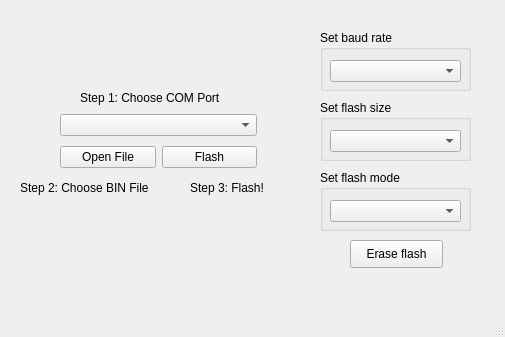
<?xml version="1.0" encoding="UTF-8"?>
<ui version="4.0">
 <class>MainWindow</class>
 <widget class="QMainWindow" name="MainWindow">
  <property name="geometry">
   <rect>
    <x>0</x>
    <y>0</y>
    <width>505</width>
    <height>337</height>
   </rect>
  </property>
  <property name="windowTitle">
   <string>MainWindow</string>
  </property>
  <widget class="QWidget" name="centralwidget">
   <widget class="QLabel" name="label">
    <property name="geometry">
     <rect>
      <x>80</x>
      <y>90</y>
      <width>146</width>
      <height>16</height>
     </rect>
    </property>
    <property name="text">
     <string>Step 1: Choose COM Port</string>
    </property>
   </widget>
   <widget class="QLabel" name="label_2">
    <property name="geometry">
     <rect>
      <x>20</x>
      <y>180</y>
      <width>141</width>
      <height>16</height>
     </rect>
    </property>
    <property name="text">
     <string>Step 2: Choose BIN File</string>
    </property>
   </widget>
   <widget class="QLabel" name="label_3">
    <property name="geometry">
     <rect>
      <x>190</x>
      <y>180</y>
      <width>80</width>
      <height>16</height>
     </rect>
    </property>
    <property name="text">
     <string>Step 3: Flash!</string>
    </property>
   </widget>
   <widget class="QWidget" name="layoutWidget">
    <property name="geometry">
     <rect>
      <x>60</x>
      <y>110</y>
      <width>197</width>
      <height>63</height>
     </rect>
    </property>
    <layout class="QVBoxLayout" name="verticalLayout">
     <item>
      <layout class="QHBoxLayout" name="horizontalLayout">
       <item>
        <widget class="QComboBox" name="comlist"/>
       </item>
      </layout>
     </item>
     <item>
      <layout class="QHBoxLayout" name="horizontalLayout_2">
       <item>
        <widget class="QPushButton" name="openF">
         <property name="text">
          <string>Open File</string>
         </property>
        </widget>
       </item>
       <item>
        <widget class="QPushButton" name="flashB">
         <property name="text">
          <string>Flash</string>
         </property>
        </widget>
       </item>
      </layout>
     </item>
    </layout>
   </widget>
   <widget class="QGroupBox" name="speedBox">
    <property name="enabled">
     <bool>true</bool>
    </property>
    <property name="geometry">
     <rect>
      <x>320</x>
      <y>30</y>
      <width>151</width>
      <height>61</height>
     </rect>
    </property>
    <property name="title">
     <string>Set baud rate</string>
    </property>
    <widget class="QComboBox" name="speedlist">
     <property name="geometry">
      <rect>
       <x>10</x>
       <y>30</y>
       <width>131</width>
       <height>22</height>
      </rect>
     </property>
     <property name="editable">
      <bool>false</bool>
     </property>
     <property name="currentIndex">
      <number>-1</number>
     </property>
    </widget>
   </widget>
   <widget class="QGroupBox" name="flashBox">
    <property name="enabled">
     <bool>true</bool>
    </property>
    <property name="geometry">
     <rect>
      <x>320</x>
      <y>100</y>
      <width>151</width>
      <height>61</height>
     </rect>
    </property>
    <property name="title">
     <string>Set flash size</string>
    </property>
    <property name="checkable">
     <bool>false</bool>
    </property>
    <widget class="QComboBox" name="flashlist">
     <property name="geometry">
      <rect>
       <x>10</x>
       <y>30</y>
       <width>131</width>
       <height>22</height>
      </rect>
     </property>
     <property name="editable">
      <bool>false</bool>
     </property>
     <property name="currentIndex">
      <number>-1</number>
     </property>
    </widget>
   </widget>
   <widget class="QGroupBox" name="flashModeBox">
    <property name="enabled">
     <bool>true</bool>
    </property>
    <property name="geometry">
     <rect>
      <x>320</x>
      <y>170</y>
      <width>151</width>
      <height>61</height>
     </rect>
    </property>
    <property name="title">
     <string>Set flash mode</string>
    </property>
    <property name="checkable">
     <bool>false</bool>
    </property>
    <widget class="QComboBox" name="modelist">
     <property name="geometry">
      <rect>
       <x>10</x>
       <y>30</y>
       <width>131</width>
       <height>22</height>
      </rect>
     </property>
     <property name="editable">
      <bool>false</bool>
     </property>
     <property name="currentIndex">
      <number>-1</number>
     </property>
    </widget>
   </widget>
   <widget class="QPushButton" name="erase">
    <property name="geometry">
     <rect>
      <x>350</x>
      <y>240</y>
      <width>93</width>
      <height>28</height>
     </rect>
    </property>
    <property name="text">
     <string>Erase flash</string>
    </property>
   </widget>
  </widget>
  <widget class="QStatusBar" name="statusbar"/>
 </widget>
 <resources/>
 <connections/>
</ui>
